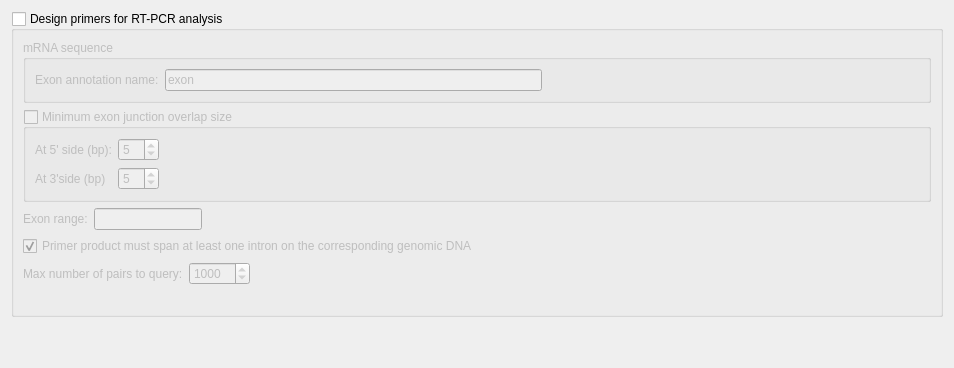
     <widget class="QWidget" name="tab_spanIntronExon">
      <attribute name="title">
       <string>RT-PCR</string>
      </attribute>
      <attribute name="toolTip">
       <string>&lt;html&gt;&lt;head/&gt;&lt;body&gt;&lt;p&gt;In this section user can specify if primer product must overlap exon-exon junction or span intron. This only applies when designing primers for a cDNA (mRNA) sequence with annotated exons.&lt;/p&gt;&lt;/body&gt;&lt;/html&gt;</string>
      </attribute>
      <layout class="QVBoxLayout" name="verticalLayout_9">
       <item>
        <widget class="QGroupBox" name="spanIntronExonBox">
         <property name="toolTip">
          <string>&lt;html&gt;&lt;head/&gt;&lt;body&gt;&lt;p&gt;This feature allows to specify if primer product must span intron-exon boundaries.&lt;/p&gt;&lt;p&gt;Checking this option will result in ignoring &lt;span style=&quot; font-style:italic;&quot;&gt;Excluded&lt;/span&gt; and &lt;span style=&quot; font-style:italic;&quot;&gt;Target Regions&lt;/span&gt; from Main section.&lt;/p&gt;&lt;/body&gt;&lt;/html&gt;</string>
         </property>
         <property name="title">
          <string>Design primers for RT-PCR analysis</string>
         </property>
         <property name="checkable">
          <bool>true</bool>
         </property>
         <property name="checked">
          <bool>false</bool>
         </property>
         <layout class="QVBoxLayout" name="verticalLayout_8">
          <item>
           <widget class="QGroupBox" name="groupBox_3">
            <property name="title">
             <string>mRNA sequence</string>
            </property>
            <layout class="QVBoxLayout" name="verticalLayout_10">
             <item>
              <layout class="QHBoxLayout" name="horizontalLayout_5">
               <item>
                <widget class="QLabel" name="label_9">
                 <property name="text">
                  <string>Exon annotation name:</string>
                 </property>
                </widget>
               </item>
               <item>
                <widget class="QLineEdit" name="exonNameEdit">
                 <property name="toolTip">
                  <string>&lt;html&gt;&lt;head/&gt;&lt;body&gt;&lt;p&gt;The name of the annotation which defines the exons in the mRNA sequence.&lt;/p&gt;&lt;/body&gt;&lt;/html&gt;</string>
                 </property>
                 <property name="text">
                  <string>exon</string>
                 </property>
                </widget>
               </item>
               <item>
                <spacer name="horizontalSpacer_9">
                 <property name="orientation">
                  <enum>Qt::Horizontal</enum>
                 </property>
                 <property name="sizeHint" stdset="0">
                  <size>
                   <width>40</width>
                   <height>20</height>
                  </size>
                 </property>
                </spacer>
               </item>
              </layout>
             </item>
            </layout>
           </widget>
          </item>
          <item>
           <widget class="QGroupBox" name="spanJunctionBox">
            <property name="title">
             <string>Minimum exon junction overlap size</string>
            </property>
            <property name="checkable">
             <bool>true</bool>
            </property>
            <property name="checked">
             <bool>false</bool>
            </property>
            <layout class="QGridLayout" name="gridLayout_16">
             <item row="0" column="0">
              <widget class="QLabel" name="label_83">
               <property name="text">
                <string>At 5' side (bp):</string>
               </property>
              </widget>
             </item>
             <item row="0" column="1">
              <widget class="QSpinBox" name="leftOverlapSizeSpinBox">
               <property name="minimum">
                <number>1</number>
               </property>
               <property name="value">
                <number>5</number>
               </property>
              </widget>
             </item>
             <item row="0" column="2" rowspan="2">
              <spacer name="horizontalSpacer_36">
               <property name="orientation">
                <enum>Qt::Horizontal</enum>
               </property>
               <property name="sizeHint" stdset="0">
                <size>
                 <width>760</width>
                 <height>20</height>
                </size>
               </property>
              </spacer>
             </item>
             <item row="1" column="0">
              <widget class="QLabel" name="label_84">
               <property name="text">
                <string>At 3'side (bp)</string>
               </property>
              </widget>
             </item>
             <item row="1" column="1">
              <widget class="QSpinBox" name="rightOverlapSizeSpinBox">
               <property name="minimum">
                <number>1</number>
               </property>
               <property name="value">
                <number>5</number>
               </property>
              </widget>
             </item>
            </layout>
           </widget>
          </item>
          <item>
           <layout class="QHBoxLayout" name="horizontalLayout_8">
            <item>
             <widget class="QLabel" name="label_exonRange">
              <property name="text">
               <string>Exon range:</string>
              </property>
             </widget>
            </item>
            <item>
             <widget class="QLineEdit" name="edit_exonRange">
              <property name="sizePolicy">
               <sizepolicy hsizetype="Fixed" vsizetype="Fixed">
                <horstretch>0</horstretch>
                <verstretch>0</verstretch>
               </sizepolicy>
              </property>
              <property name="toolTip">
               <string>&lt;html&gt;&lt;head/&gt;&lt;body&gt;&lt;p&gt;If the range is set, primer search will be restricted to selected exons. For example:&lt;/p&gt;&lt;p&gt;&lt;span style=&quot; font-weight:600;&quot;&gt;1-5&lt;/span&gt;&lt;/p&gt;&lt;p&gt;If the range is larger than actual exon range or the starting exon number exceeds number of exons, error message is shown. &lt;/p&gt;&lt;/body&gt;&lt;/html&gt;</string>
              </property>
             </widget>
            </item>
            <item>
             <spacer name="horizontalSpacer_37">
              <property name="orientation">
               <enum>Qt::Horizontal</enum>
              </property>
              <property name="sizeHint" stdset="0">
               <size>
                <width>40</width>
                <height>20</height>
               </size>
              </property>
             </spacer>
            </item>
           </layout>
          </item>
          <item>
           <widget class="QCheckBox" name="spanIntronCheckBox">
            <property name="text">
             <string>Primer product must span at least one intron on the corresponding genomic DNA</string>
            </property>
            <property name="checked">
             <bool>true</bool>
            </property>
           </widget>
          </item>
          <item>
           <layout class="QHBoxLayout" name="horizontalLayout_7">
            <item>
             <widget class="QLabel" name="label_10">
              <property name="text">
               <string>Max number of pairs to query:</string>
              </property>
             </widget>
            </item>
            <item>
             <widget class="QSpinBox" name="maxPairsBox">
              <property name="toolTip">
               <string>&lt;html&gt;&lt;head/&gt;&lt;body&gt;&lt;p&gt;This number of found primer pairs wil bel queried to check if they fullfill the requirements for RTPCR.&lt;/p&gt;&lt;/body&gt;&lt;/html&gt;</string>
              </property>
              <property name="minimum">
               <number>100</number>
              </property>
              <property name="maximum">
               <number>10000</number>
              </property>
              <property name="value">
               <number>1000</number>
              </property>
             </widget>
            </item>
            <item>
             <spacer name="horizontalSpacer_17">
              <property name="orientation">
               <enum>Qt::Horizontal</enum>
              </property>
              <property name="sizeHint" stdset="0">
               <size>
                <width>40</width>
                <height>20</height>
               </size>
              </property>
             </spacer>
            </item>
           </layout>
          </item>
          <item>
           <widget class="QLabel" name="warningLabel">
            <property name="text">
             <string/>
            </property>
           </widget>
          </item>
         </layout>
        </widget>
       </item>
       <item>
        <spacer name="verticalSpacer_7">
         <property name="orientation">
          <enum>Qt::Vertical</enum>
         </property>
         <property name="sizeHint" stdset="0">
          <size>
           <width>20</width>
           <height>40</height>
          </size>
         </property>
        </spacer>
       </item>
      </layout>
     </widget>
